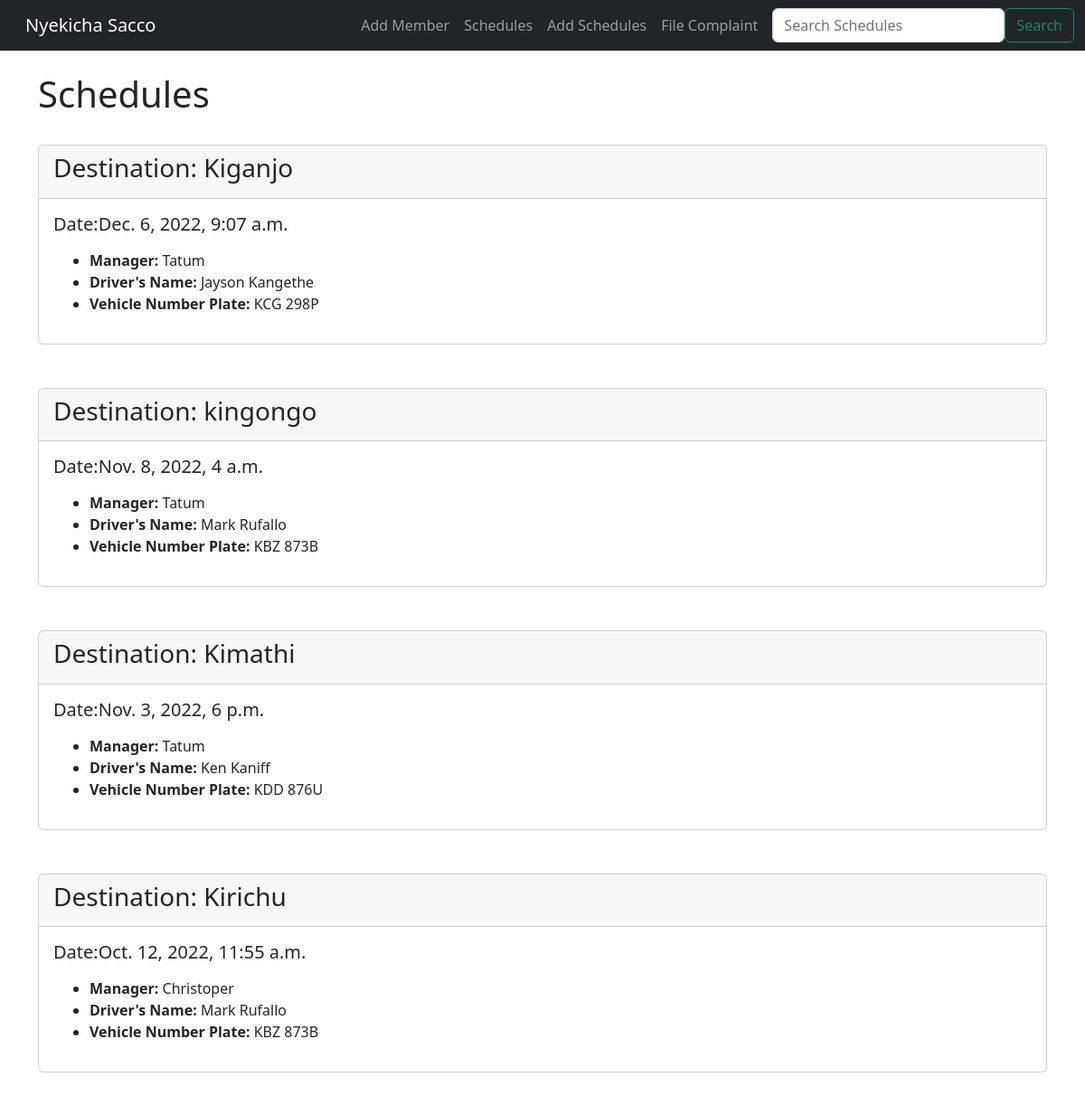
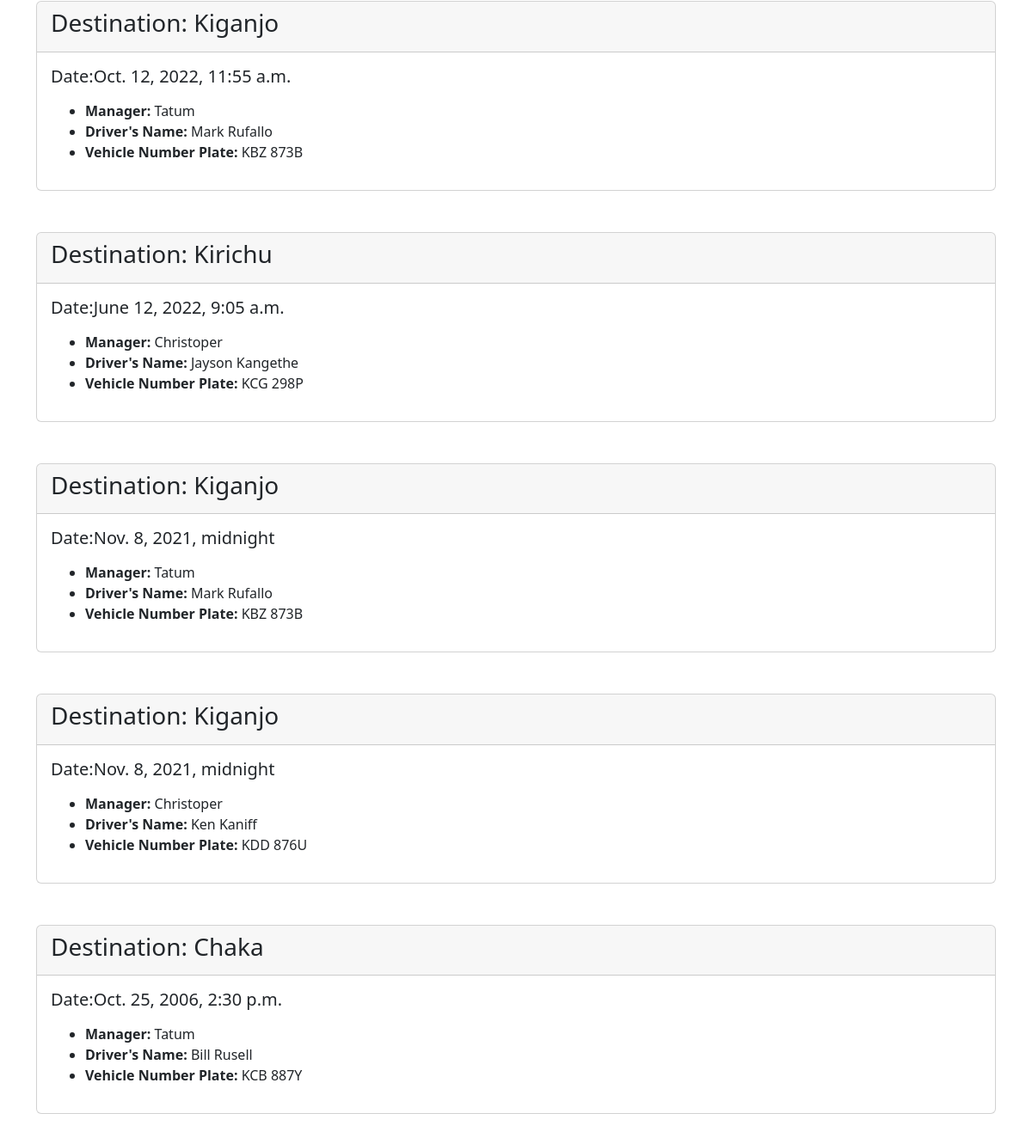
Page /schedules on the committed database (2 pictures, top to bottom).
### sacco/models.py (models this page shows)
class Schedule(models.Model):
	Schedule_date = models.DateTimeField('Schedule Date')
	destination = models.CharField('Destination',max_length=200)
	manager = models.ForeignKey(User, blank=True, null=True, on_delete=models.SET_NULL)
	driver_name = models.CharField('Driver Name',max_length=60)
	vehicle_num_plate = models.CharField('Number Plate',max_length=60)
	def __str__(self):
		return self.destination

### sacco/views.py (the view)
# urls.py: path('schedules', views.all_schedules, name="list-schedules"),
def all_schedules(request):
	schedule_list = Schedule.objects.all().order_by('-Schedule_date')
	return render(request, 'sacco/Schedules_list.html', {'schedule_list':schedule_list})

### sacco/templates/sacco/Schedules_list.html
{% extends 'sacco/base.html' %}
{% block content %}
	<h1>Schedules</h1>
<br>
{% for schedule in schedule_list %}
<div class="card">
  <div class="card-header">
   <h3>Destination: {{ schedule }}</h3>
  </div>
  <div class="card-body">
    <h5 class="card-title">Date:{{ schedule.Schedule_date }}</h5>
    <p class="card-text">
    <ul>
		<li><strong>Manager:</strong> {{ schedule.manager }}</li>
		<li><strong>Driver's Name:</strong> {{ schedule.driver_name }}</li>
		<li><strong>Vehicle Number Plate:</strong> {{ schedule.vehicle_num_plate }}</li>
		</ul>
    </p>
  </div>
</div>
<br><br>
{% endfor %}
{% endblock %}

### sacco/templates/sacco/base.html (shortened to what this page needs)
<!doctype html>
<html>
  <head>
    <link rel="stylesheet" href="https://cdn.jsdelivr.net/npm/bootstrap@5.2.3/dist/css/bootstrap.rtl.min.css">
  </head>
  <body>
  	{% include 'sacco/navbar.html' %}
  	<br/>
    <div class="container">
      {% block content %}
      {% endblock %}
    </div>
  </body>
</html>

### sacco/templates/sacco/navbar.html (shortened to what this page needs)
<nav class="navbar navbar-expand-lg navbar-dark bg-dark">
  <div class="container-fluid">
    <a class="navbar-brand" href="{% url 'home' %}">Nyekicha Sacco</a>
    <div class="collapse navbar-collapse" id="navbarSupportedContent">
      <ul class="navbar-nav me-auto mb-2 mb-lg-0">
        <li class="nav-item">
          <a class="nav-link" href="{% url 'add-member' %}">Add Member</a>
        </li>
        <li class="nav-item">
          <a class="nav-link" href="{% url 'list-schedules' %}">Schedules</a>
        </li>
        <li class="nav-item">
          <a class="nav-link" href="{% url 'add-schedule' %}">Add Schedules</a>
        </li>
        <li class="nav-item">
          <a class="nav-link" href="{% url 'file-complaint' %}">File Complaint</a>
        </li>
          </ul>
      <form class="d-flex" method=POST action="{% url 'search-schedule' %}">
        <input class="form-control me-2" type="search" placeholder="Search Schedules" aria-label="Search" name="searched">
        <button class="btn btn-outline-success" type="submit">Search</button>
      </form>
    </div>
  </div>
</nav>

### rows in the picture
Schedule: destination "Kiganjo", Schedule_date "Dec. 6, 2022, 9:07 a.m.", manager "Tatum", driver_name "Jayson Kangethe", vehicle_num_plate "KCG 298P"
Schedule: destination "kingongo", Schedule_date "Nov. 8, 2022, 4 a.m.", manager "Tatum", driver_name "Mark Rufallo", vehicle_num_plate "KBZ 873B"
Schedule: destination "Kimathi", Schedule_date "Nov. 3, 2022, 6 p.m.", manager "Tatum", driver_name "Ken Kaniff", vehicle_num_plate "KDD 876U"
Schedule: destination "Kirichu", Schedule_date "Oct. 12, 2022, 11:55 a.m.", manager "Christoper", driver_name "Mark Rufallo", vehicle_num_plate "KBZ 873B"
Schedule: destination "Kiganjo", Schedule_date "Oct. 12, 2022, 11:55 a.m.", manager "Tatum", driver_name "Mark Rufallo", vehicle_num_plate "KBZ 873B"
Schedule: destination "Kirichu", Schedule_date "June 12, 2022, 9:05 a.m.", manager "Christoper", driver_name "Jayson Kangethe", vehicle_num_plate "KCG 298P"
Schedule: destination "Kiganjo", Schedule_date "Nov. 8, 2021, midnight", manager "Tatum", driver_name "Mark Rufallo", vehicle_num_plate "KBZ 873B"
Schedule: destination "Kiganjo", Schedule_date "Nov. 8, 2021, midnight", manager "Christoper", driver_name "Ken Kaniff", vehicle_num_plate "KDD 876U"
Schedule: destination "Chaka", Schedule_date "Oct. 25, 2006, 2:30 p.m.", manager "Tatum", driver_name "Bill Rusell", vehicle_num_plate "KCB 887Y"
